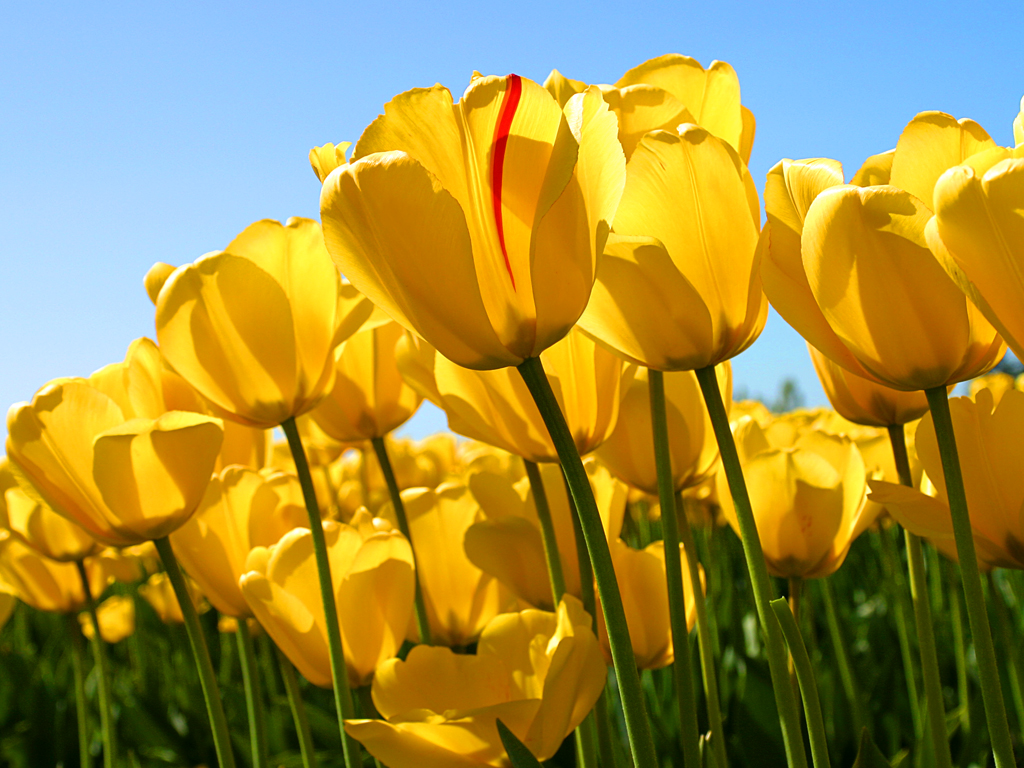
#> input picture Dataset_opencvdl/Q1_Image/Flower.jpg, 1024 x 768 px
$ python -i Hw1234.py   (imports and definitions only)   (older library calls are emulated)
#> lines starting #> are read from the running program, lines starting #| are printed output that depends on the picture
# -*- coding: utf-8 -*-

# Form implementation generated from reading ui file 'ui2.ui'
#
# Created by: PyQt5 UI code generator 5.15.1
#
# WARNING: Any manual changes made to this file will be lost when pyuic5 is
# run again.  Do not edit this file unless you know what you are doing.

import numpy as np
import cv2

from PyQt5 import QtCore, QtGui, QtWidgets

Oba_Image_path='Dataset_opencvdl/Q1_Image/Uncle_Roger.jpg'
Flower_Image_path='Dataset_opencvdl/Q1_Image/Flower.jpg'
Cat_Image_path='Dataset_opencvdl/Q2_Image/Cat.png'
Chihiro_Image_path='Dataset_opencvdl/Q3_Image/Chihiro.jpg'
Parrot_Image_path='Dataset_opencvdl/Q4_Image/Parrot.png'

class Ui_Form(object):
    # [192 lines left out: functions setupUi, retranslateUi, Transforms, Load_Image, not called in this run]

#1.2
def Color_Seperation():
    img=cv2.imread(Flower_Image_path)
#> img is the input picture: shape (768, 1024, 3); mean B, G, R 66.7, 143.3, 161.3
    R,G,B=cv2.split(img)
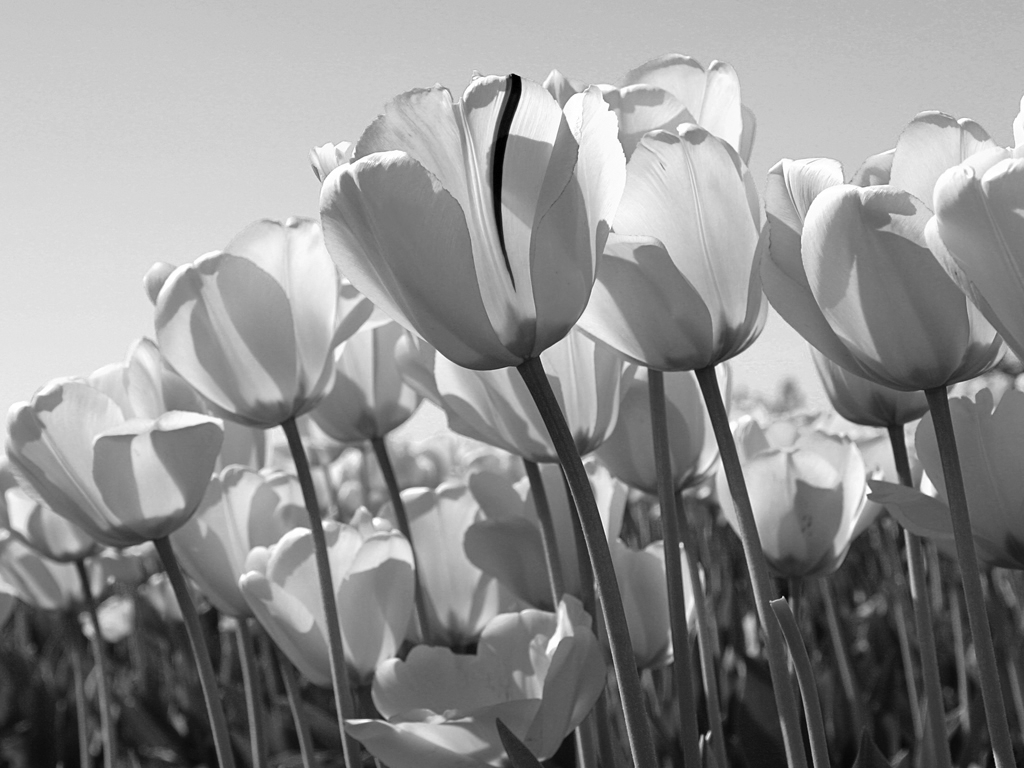
#> G: shape (768, 1024); min 0, max 255, mean 143.3
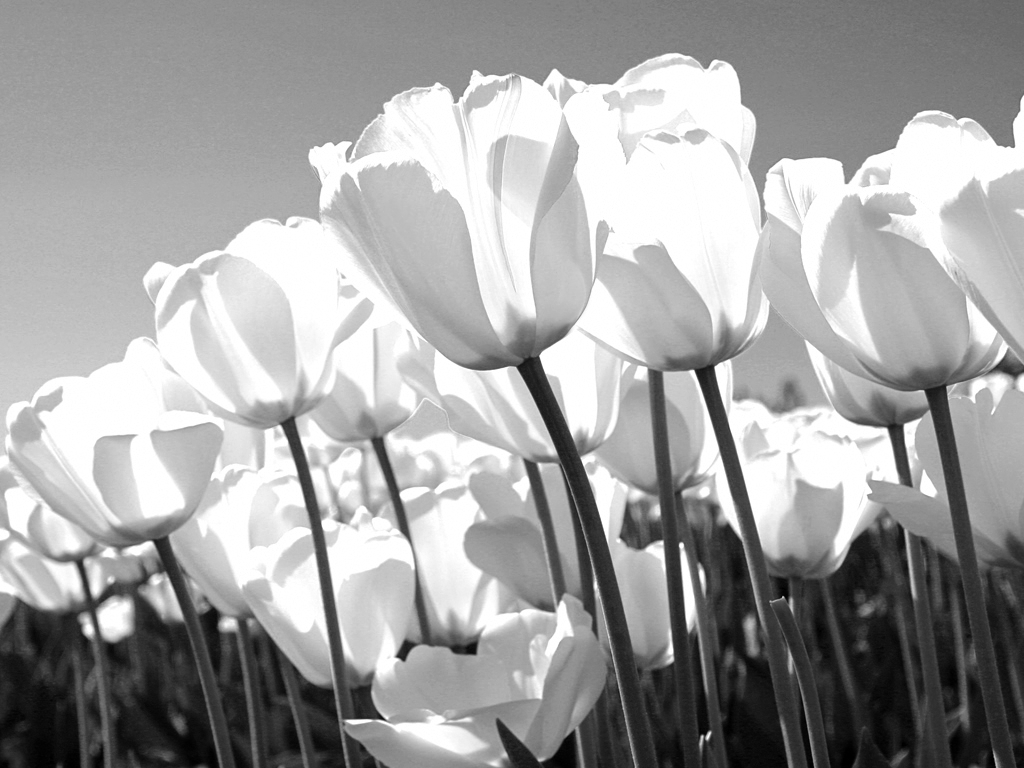
#> B: shape (768, 1024); min 0, max 255, mean 161.3
    zeros = np.zeros(img.shape[:2],dtype="uint8")
    cv2.imshow('Red',cv2.merge([R,zeros,zeros]))
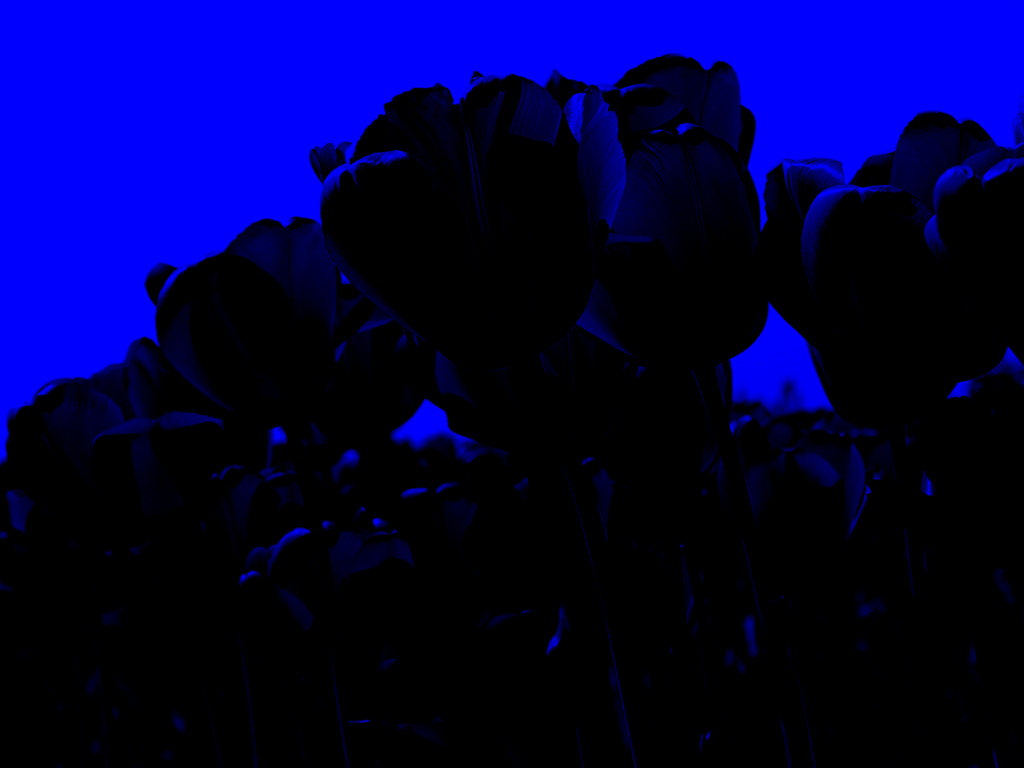
#> window 'Red': shape (768, 1024, 3); mean B, G, R 66.7, 0, 0
    cv2.imshow('Green',cv2.merge([zeros,G,zeros]))
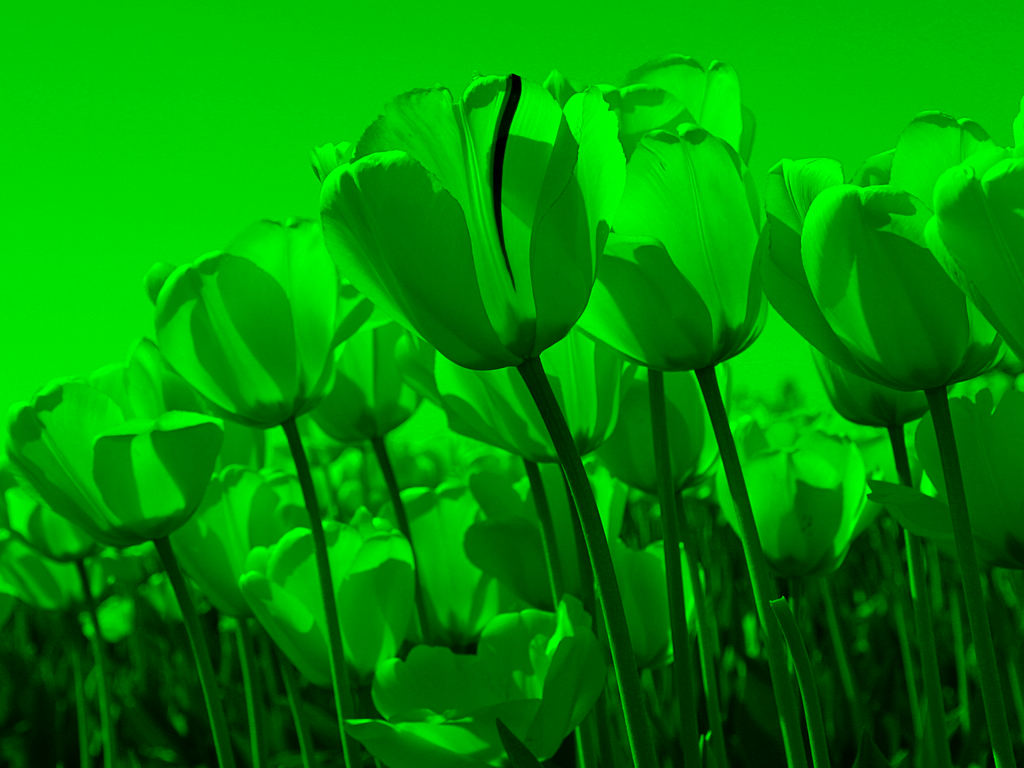
#> window 'Green': shape (768, 1024, 3); mean B, G, R 0, 143.3, 0
    cv2.imshow('Blue',cv2.merge([zeros,zeros,B]))
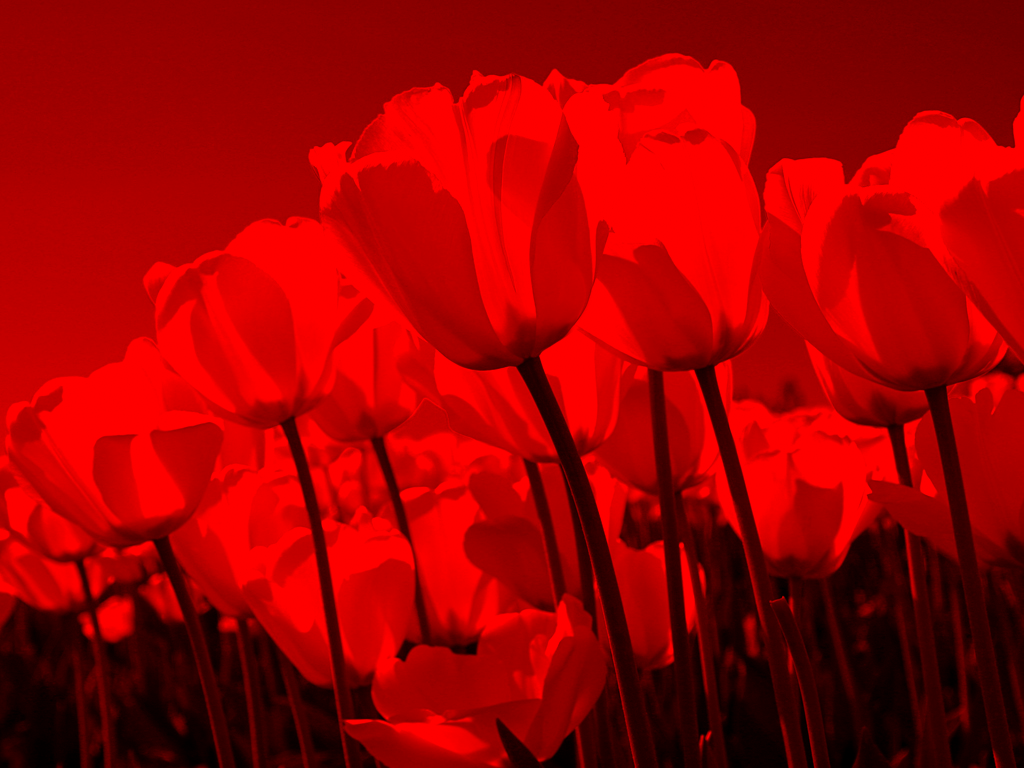
#> window 'Blue': shape (768, 1024, 3); mean B, G, R 0, 0, 161.3
    cv2.waitKey(0)

#1.3
# [145 lines left out: functions Image_Flipping, Blending, Median_Filter, Gaussian_Blur, Bilateral_Filter, Gussian_Blur_Gray and 5 more, not called in this run]


# [8 lines not run here, left out]

>>> result = Color_Seperation()
